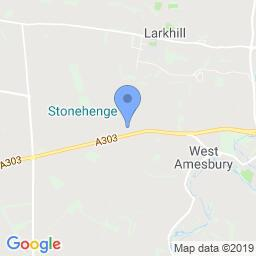

The script that saved this image:
#!/usr/bin/env python3

import Tyf
import os
import sys

import urllib.request
from io  import BytesIO
from PIL import Image

##
#
def dumpTags(ifd):
	bDumpTags    = True
	bGenerateMap = False

	if bDumpTags:
		for tag in ifd:
			V=tag[1]
			v=str(V)
			if type(V)==type(''):
				v='"'+v+'"'
			if len(v) > 30:
			   v = v[0:26] + '.. '
			t=str(type(V))
			t=t[8:len(t)-2]
			if t == 'bytes':
				t=str(len(V)) + ' ' + t
			elif t == 'str':
				t=str(len(V))
			if len(t) > 30:
				t = t[0:26]+'.. '
				
			t='('+t+')'

			print('%s -> %s %s' % ( tag[0], v , t)	)

	if bGenerateMap:
		# MacOS Read this: https://stackoverflow.com/questions/50236117/scraping-ssl-certificate-verify-failed-error-for-http-en-wikipedia-org
		#
		# Maps Doc: https://developers.google.com/maps/documentation/maps-static/intro
		#
		# https://maps.googleapis.com/maps/api/staticmap?center=Brooklyn+Bridge,New+York,NY&zoom=13&size=600x300&maptype=roadmap
		# &markers=color:blue%7Clabel:S%7C40.702147,-74.015794&markers=color:green%7Clabel:G%7C40.711614,-74.012318
		# &markers=color:red%7Clabel:C%7C40.718217,-73.998284
		# &key=YOUR_API_KEY
		latitude  = ifd.gps['GPSLatitudeRef']  * ifd.gps['GPSLatitude']
		longitude = ifd.gps['GPSLongitudeRef'] * ifd.gps['GPSLongitude']
		format    = 'jpg' # png png8 png32 gif jpg jpg-baseline
		scale     = '1.0'
		size      = '256x256'
		mcolor    = 'blue'
		zoom      = '12'  # 1 = Globe, 14 = Streets
		maptype   = 'roadmap' # roadmap satellite hybrid terrain
		url       = """https://maps.googleapis.com/maps/api/staticmap?
		key=%s&center=%s,%s&zoom=%s&size=%s&markers=color:%s%%7C%s,%s&format=%s&scale=%s&maptype=%s
		""" % (
			os.environ.get('GOOGLE_MAPS_KEY'),
			latitude, longitude,
			zoom, size, mcolor,
			latitude, longitude,
			format, scale,maptype
		)
		# remove white space
		url = url.replace('\n', '').replace('\r', '').replace(' ','').replace('\t','')

		print("opening " + url);
		opener     = urllib.request.urlopen(url)
		image      = Image.open(BytesIO(opener.read()))
		image_path = "mdump"  +'.'+format;
		image.save(image_path)
		print("saved: "+image_path)
		os.system("open  "+image_path)

##
#
def mdump(argv):
	"""mdump - main program of course"""

	image = Tyf.open(argv[1])
	# help(jpg)

	if str(type(image)) == "<class 'Tyf.TiffFile'>":
		dumpTags(image[0])
	elif str(type(image)) == "<class 'Tyf.JpegFile'>":
		dumpTags(image.ifd0)
	else:
		print("unknown image type " + str(type(image)))

if __name__ == '__main__':
	mdump(sys.argv)

# That's all Folks
##
